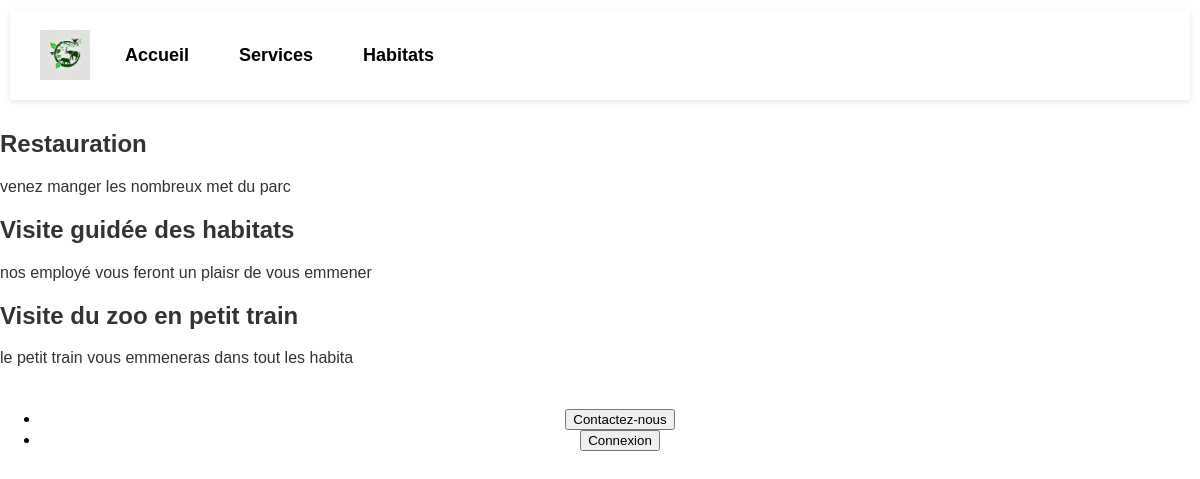
Page /page/service.php on the committed database.
### tables this page shows
CREATE TABLE `service` (
  `service_id` int(11) NOT NULL,
  `nom` varchar(50) DEFAULT NULL,
  `description` varchar(50) DEFAULT NULL
);

### config/fetch_services.php (called while the page is built)
<?php
function getServices($pdo) {
    $sql = "SELECT * FROM service ORDER BY service_id";
    return $pdo->query($sql)->fetchAll(PDO::FETCH_ASSOC);
}
?>

### source/php/forService/Section_comment.php (the view)
<?php
include('../config/db_config.php');
include('../config/fetch_services.php');
$services = getServices($pdo);
?>
<main>
    <?php if (!empty($services)): ?>
        <?php foreach ($services as $item): ?>
            <section class="principal">
                <div class="service">
                    <h2><?php echo htmlspecialchars($item['nom']); ?></h2>
                    <p><?php echo htmlspecialchars($item['description']); ?></p>
                </div>
            </section>
        <?php endforeach; ?>
    <?php else: ?>
        <p>Aucun service disponible pour le moment.</p>
    <?php endif; ?>
</main>

### page/service.php (shortened to what this page needs)
<!DOCTYPE html>
<html lang="fr">
<head>
    <link rel="stylesheet" href="../source/css/style.css">
</head>
<body>
    <header>
        <nav>
            <ul id="header"></ul>
        </nav>
    </header>
             <?php include '../source/php/forService/Section_comment.php'; ?>
    <footer>
        <na>
            <ul id="footer"></ul>
        </na>
    </footer>
</body>
</html>

### source/css/style.css (style rules this page uses)
body { margin: 0; font-family: 'Arial', sans-serif; color: #333; }
header { padding: 10px; }
nav ul { list-style-type: none; margin: 0; padding: 0; display: flex; justify-content: center; align-items: center; }
nav { background-color: #fff; display: flex; justify-content: space-between; padding: 10px 20px; box-shadow: 0 2px 5px rgba(0, 0, 0, 0.1); }
footer { color: #000000; text-align: center; padding: 10px 0; position: relative; bottom: 0; width: 100%; }

### rows in the picture
service: nom "Restauration", description "venez manger les nombreux met du parc"
service: nom "Visite guidée des habitats", description "nos employé vous feront un plaisr de vous emmener"
service: nom "Visite du zoo en petit train", description "le petit train vous emmeneras dans tout les habita"
